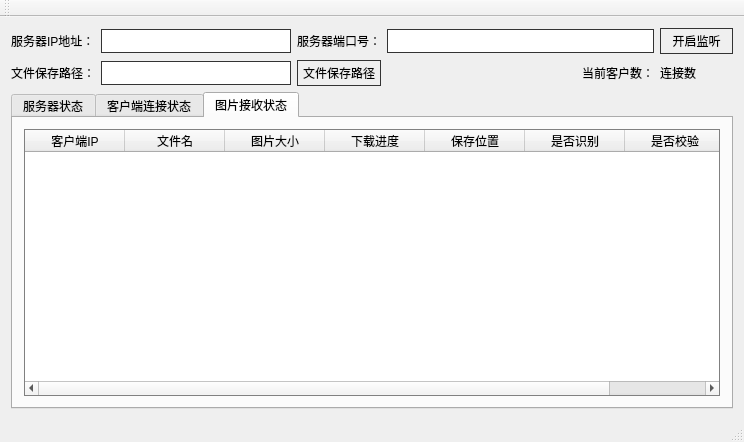
<?xml version="1.0" encoding="UTF-8"?>
<ui version="4.0">
 <class>MainWindow</class>
 <widget class="QMainWindow" name="MainWindow">
  <property name="geometry">
   <rect>
    <x>0</x>
    <y>0</y>
    <width>744</width>
    <height>442</height>
   </rect>
  </property>
  <property name="windowTitle">
   <string>服务器主窗口</string>
  </property>
  <property name="styleSheet">
   <string notr="true">font: 9pt &quot;Microsoft YaHei UI&quot;;
/* 全局样式文件表 */
QWidget, QMainWindow, QLabel, QDialog, QTableView {
    font: 9pt &quot;Microsoft YaHei UI&quot;;
}

/* === QPushButton === */
QLineEdit, QPushButton {
    border: 1px solid #333333;
    padding: 3px;
    min-width: 65px;
    min-height: 12px;
}

QPushButton:hover {
    background-color: lightslategrey;
    border-color: #444444;
}

QPushButton:pressed {
    background-color: #444444;
    border-color: #333333;
    color: antiquewhite;
}

QPushButton:disabled {
    color: #333333;
}

/* 表格 */
QTableView, QTableWidget {
    border: 1px solid gray;
    background: white;
    gridline-color: gray;
}

QTableView::item, QTableWidget::item {
    padding-left: 5px;
    padding-right: 5px;
    border: none;
    background: lightgrey;
    border-right: 1px solid gray;
    border-bottom: 1px solid gray;
}

QTableView::item:selected, QTableWidget::item:selected {
    background: aquamarine;
    color: #444444;
}

QTableView::item:selected:! active, QTableWidget::item:selected:! active {
    color: black;
}

QTableView::indicator, QTableWidget::indicator {
    width: 20px;
    height: 20px;
}

QHeaderView::section {
    background: qlineargradient(spread:pad,
    x1: 0,
    y1: 0,
    x2: 0,
    y2: 1,
    stop: 0 rgba(160, 160, 160, 255),
    stop: 1 rgba(140, 140, 140, 255));
    color: #333333;
    border: 1px solid gray;
}

</string>
  </property>
  <widget class="QWidget" name="centralWidget">
   <layout class="QGridLayout" name="gridLayout_4">
    <item row="0" column="0">
     <layout class="QGridLayout" name="gridLayout">
      <item row="0" column="0">
       <widget class="QLabel" name="label">
        <property name="text">
         <string>服务器IP地址：</string>
        </property>
       </widget>
      </item>
      <item row="0" column="3">
       <widget class="QLabel" name="label_2">
        <property name="text">
         <string>服务器端口号：</string>
        </property>
       </widget>
      </item>
      <item row="0" column="2">
       <widget class="QLineEdit" name="lineEdit"/>
      </item>
      <item row="0" column="6">
       <widget class="QPushButton" name="pushButton">
        <property name="text">
         <string>开启监听</string>
        </property>
       </widget>
      </item>
      <item row="0" column="4" colspan="2">
       <widget class="QLineEdit" name="lineEdit_2"/>
      </item>
      <item row="1" column="0">
       <widget class="QLabel" name="label_3">
        <property name="text">
         <string>文件保存路径：</string>
        </property>
       </widget>
      </item>
      <item row="1" column="3">
       <widget class="QPushButton" name="pushButton_2">
        <property name="text">
         <string>文件保存路径</string>
        </property>
       </widget>
      </item>
      <item row="1" column="5">
       <widget class="QLabel" name="label_4">
        <property name="text">
         <string>当前客户数：</string>
        </property>
       </widget>
      </item>
      <item row="1" column="6">
       <widget class="QLabel" name="label_5">
        <property name="text">
         <string>连接数</string>
        </property>
       </widget>
      </item>
      <item row="1" column="4">
       <spacer name="horizontalSpacer">
        <property name="orientation">
         <enum>Qt::Horizontal</enum>
        </property>
        <property name="sizeHint" stdset="0">
         <size>
          <width>40</width>
          <height>20</height>
         </size>
        </property>
       </spacer>
      </item>
      <item row="1" column="2">
       <widget class="QLineEdit" name="lineEdit_3"/>
      </item>
     </layout>
    </item>
    <item row="1" column="0">
     <widget class="QTabWidget" name="tabWidget">
      <property name="currentIndex">
       <number>2</number>
      </property>
      <widget class="QWidget" name="tab">
       <attribute name="title">
        <string>服务器状态</string>
       </attribute>
       <layout class="QGridLayout" name="gridLayout_2">
        <item row="0" column="0">
         <widget class="QPlainTextEdit" name="plainTextEdit"/>
        </item>
       </layout>
      </widget>
      <widget class="QWidget" name="tab_3">
       <attribute name="title">
        <string>客户端连接状态</string>
       </attribute>
       <layout class="QGridLayout" name="gridLayout_5">
        <item row="0" column="0">
         <widget class="QTableWidget" name="tableWidget">
          <column>
           <property name="text">
            <string>客户端IP</string>
           </property>
          </column>
          <column>
           <property name="text">
            <string>客户ID</string>
           </property>
          </column>
          <column>
           <property name="text">
            <string>客户地址</string>
           </property>
          </column>
          <column>
           <property name="text">
            <string>客户进出flag</string>
           </property>
          </column>
         </widget>
        </item>
       </layout>
      </widget>
      <widget class="QWidget" name="tab_2">
       <attribute name="title">
        <string>图片接收状态</string>
       </attribute>
       <layout class="QGridLayout" name="gridLayout_3">
        <item row="0" column="0">
         <widget class="QTableWidget" name="tableWidget_2">
          <column>
           <property name="text">
            <string>客户端IP</string>
           </property>
          </column>
          <column>
           <property name="text">
            <string>文件名</string>
           </property>
          </column>
          <column>
           <property name="text">
            <string>图片大小</string>
           </property>
          </column>
          <column>
           <property name="text">
            <string>下载进度</string>
           </property>
          </column>
          <column>
           <property name="text">
            <string>保存位置</string>
           </property>
          </column>
          <column>
           <property name="text">
            <string>是否识别</string>
           </property>
          </column>
          <column>
           <property name="text">
            <string>是否校验</string>
           </property>
          </column>
         </widget>
        </item>
       </layout>
      </widget>
     </widget>
    </item>
   </layout>
  </widget>
  <widget class="QMenuBar" name="menuBar">
   <property name="geometry">
    <rect>
     <x>0</x>
     <y>0</y>
     <width>744</width>
     <height>23</height>
    </rect>
   </property>
  </widget>
  <widget class="QToolBar" name="mainToolBar">
   <attribute name="toolBarArea">
    <enum>TopToolBarArea</enum>
   </attribute>
   <attribute name="toolBarBreak">
    <bool>false</bool>
   </attribute>
  </widget>
  <widget class="QStatusBar" name="statusBar"/>
 </widget>
 <layoutdefault spacing="6" margin="11"/>
 <resources/>
 <connections/>
</ui>
